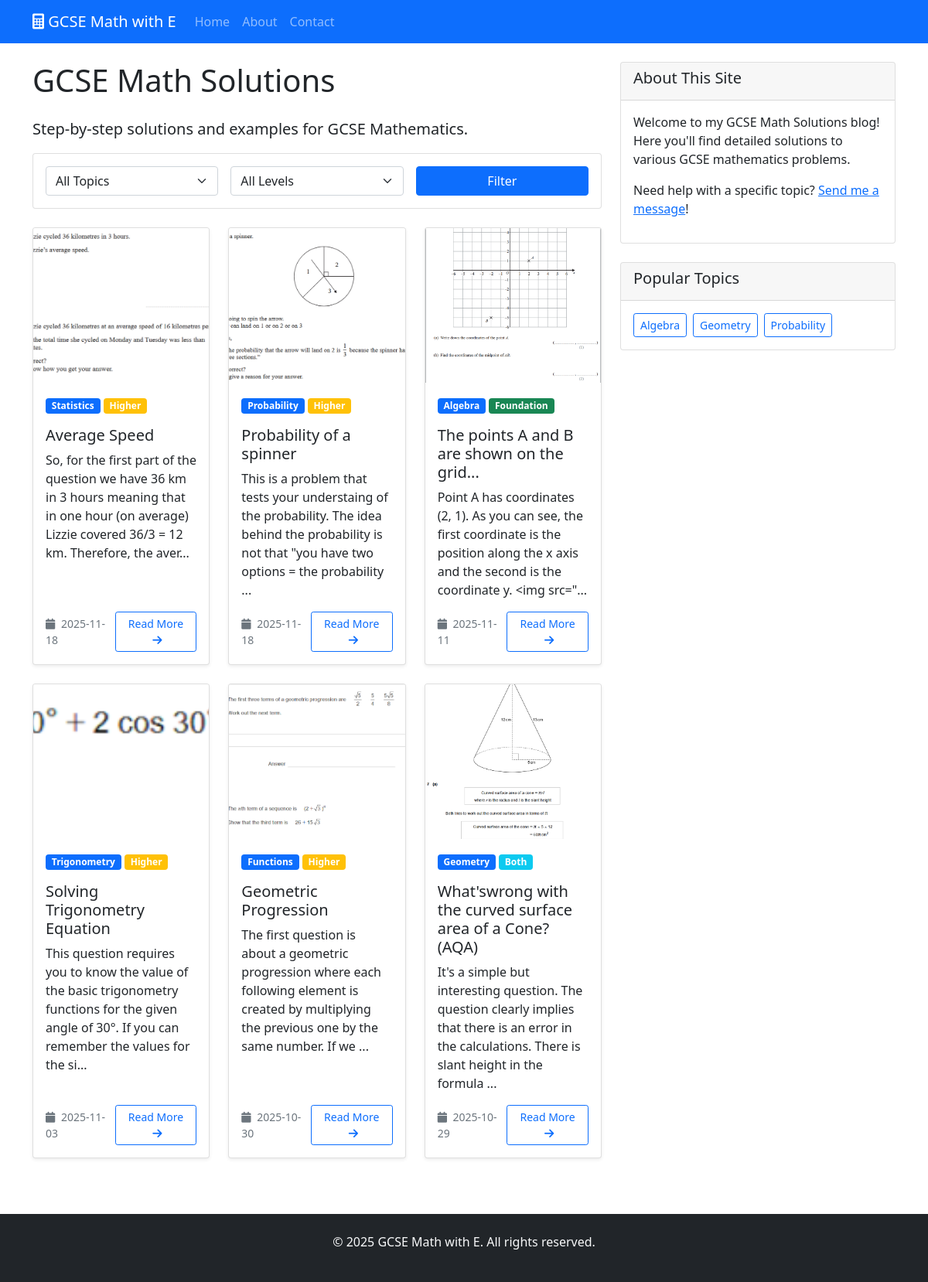
Before: / with the older database file.
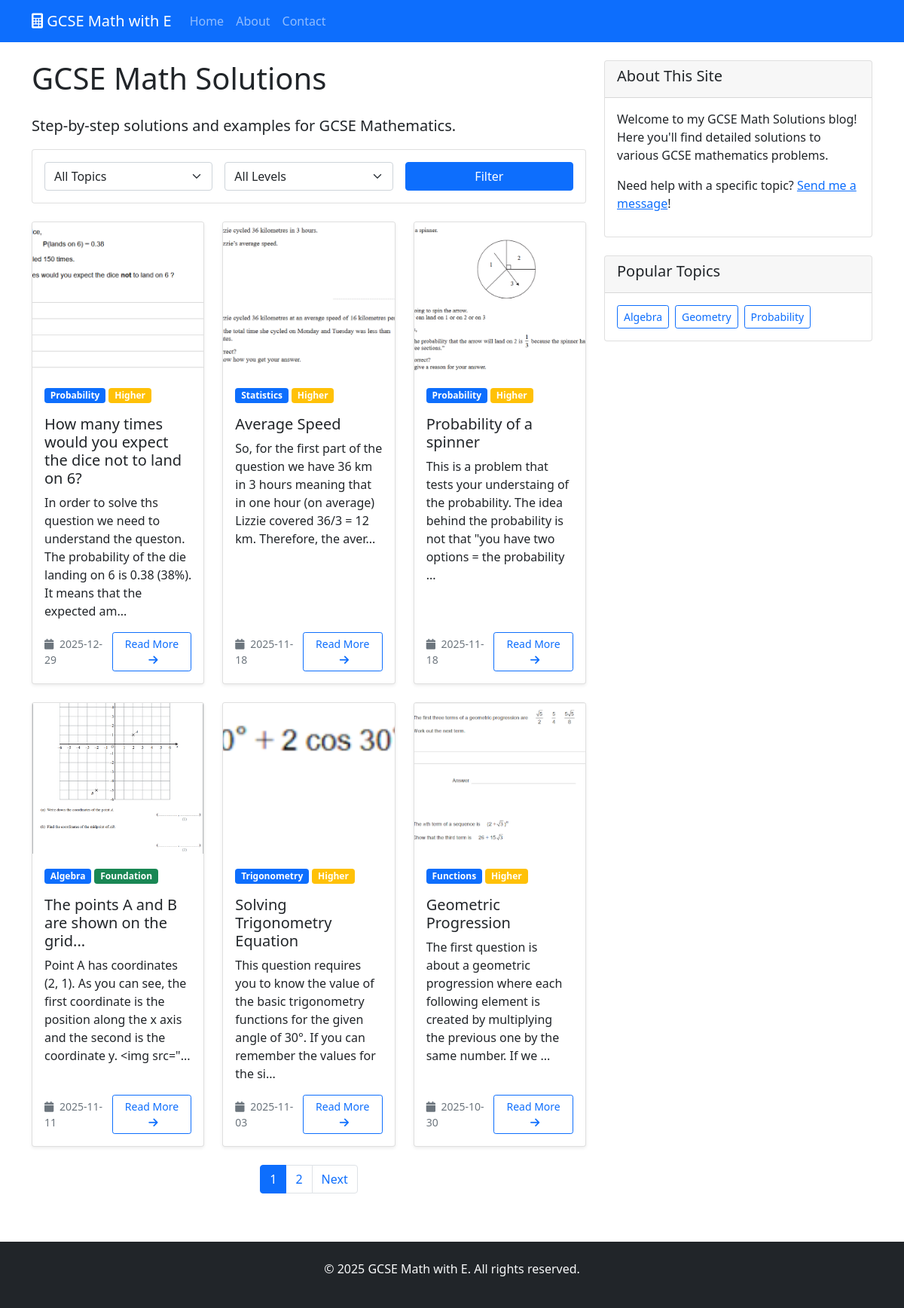
After: the same page with the newer database file.
### tables this page shows
CREATE TABLE posts (
                id INTEGER PRIMARY KEY AUTOINCREMENT,
                title TEXT NOT NULL,
                content TEXT NOT NULL,
                topic TEXT NOT NULL,
                difficulty TEXT,
                image_path TEXT,
                is_published BOOLEAN DEFAULT TRUE,
                created_at TIMESTAMP DEFAULT CURRENT_TIMESTAMP,
                updated_at TIMESTAMP DEFAULT CURRENT_TIMESTAMP
            );

### main.py (the view)
@app.route('/')
def index():
    page = request.args.get('page', 1, type=int)
    topic = request.args.get('topic', '')
    difficulty = request.args.get('difficulty', '')
    db = get_db()
    query = 'SELECT * FROM posts WHERE is_published = 1'
    params = []
    if topic:
        query += ' AND topic = ?'
        params.append(topic)
    if difficulty and difficulty != 'all':
        query += ' AND (difficulty = ? OR difficulty = ?)'
        params.extend([difficulty, 'both'])
    query += ' ORDER BY created_at DESC LIMIT 6 OFFSET ?'
    params.append((page - 1) * 6)
    posts = db.execute(query, params).fetchall()
    count_query = 'SELECT COUNT(*) FROM posts WHERE is_published = 1'
    count_params = []
    if topic:
        count_query += ' AND topic = ?'
        count_params.append(topic)
    if difficulty and difficulty != 'all':
        count_query += ' AND (difficulty = ? OR difficulty = ?)'
        count_params.extend([difficulty, 'both'])
    total_posts = db.execute(count_query, count_params).fetchone()[0]
    total_pages = (total_posts + 5) // 6 if total_posts > 0 else 1
    return render_template('index.html',
                           posts=posts,
                           topic=topic,
                           difficulty=difficulty,
                           current_page=page,
                           total_pages=total_pages)

### main.py (called while the page is built)
def get_db():
    conn = sqlite3.connect(app.config['DATABASE'])
    conn.row_factory = sqlite3.Row
    return conn

### templates/index.html (shortened to what the changed rows need)
{% extends "base.html" %}
{% block content %}
<div class="row">
    <div class="col-md-8">
        <h1 class="mb-4">GCSE Math Solutions</h1>
        {% if posts %}
            <div class="row">
                {% for post in posts %}
                <div class="col-md-6 col-lg-4 mb-4">
                    <div class="card h-100 shadow-sm">
                        {% if post.image_path %}
                        <img src="{{ url_for('static', filename='uploads/' + post.image_path) }}"
                             class="card-img-top" alt="{{ post.title }}"
                             style="height: 200px; object-fit: cover;">
                        {% else %}
                        <div class="card-img-top bg-light d-flex align-items-center justify-content-center"
                             style="height: 200px;">
                            <i class="fas fa-calculator fa-3x text-muted"></i>
                        </div>
                        {% endif %}
                        <div class="card-body d-flex flex-column">
                            <div class="mb-2">
                                <span class="badge bg-primary mb-2">{{ post.topic|title }}</span>
                                {% if post.difficulty %}
                                <span class="badge bg-{{ 'success' if post.difficulty == 'foundation' else 'warning' if post.difficulty == 'higher' else 'info' }}">
                                    {{ post.difficulty|title }}
                                </span>
                                {% endif %}
                            </div>
                            <h5 class="card-title">{{ post.title }}</h5>
                            <p class="card-text flex-grow-1">
                                {% if post.content|length > 150 %}
                                    {{ post.content[:150] }}...
                                {% else %}
                                    {{ post.content }}
                                {% endif %}
                            </p>
                            <div class="mt-auto">
                                <div class="d-flex justify-content-between align-items-center">
                                    <small class="text-muted">
                                        <i class="fas fa-calendar me-1"></i>
                                        {{ post.created_at[:10] }}
                                    </small>
                                    <a href="{{ url_for('show_post', post_id=post.id) }}"
                                       class="btn btn-outline-primary btn-sm">
                                        Read More <i class="fas fa-arrow-right ms-1"></i>
                                    </a>
                                </div>
                            </div>
                        </div>
                    </div>
                </div>
                {% endfor %}
            </div>
            {% if total_pages > 1 %}
            <nav aria-label="Page navigation">
                <ul class="pagination justify-content-center">
                    {% for page_num in range(1, total_pages + 1) %}
                        <li class="page-item {% if page_num == current_page %}active{% endif %}">
                            <a class="page-link" href="{{ url_for('index', page=page_num, topic=topic, difficulty=difficulty) }}">{{ page_num }}</a>
                        </li>
                    {% endfor %}
                    {% if current_page < total_pages %}
                        <li class="page-item">
                            <a class="page-link" href="{{ url_for('index', page=current_page+1, topic=topic, difficulty=difficulty) }}">Next</a>
                        </li>
                    {% endif %}
                </ul>
            </nav>
            {% endif %}
        {% else %}
            <div class="alert alert-info">
                No posts found matching your criteria.
            </div>
        {% endif %}
    </div>
</div>
{% endblock %}

Changed rows visible on the page:
no longer on this page (row unchanged): posts: image_path (picture), topic "Geometry", difficulty "Both", title "What'swrong with the curved surface area of a Cone? (AQA)", content "It's a simple but interesting question. The question clearly implies that there is an error in the calculations. There is slant height in the formula", created_at "2025-10-29"
added posts: image_path (picture), topic "Probability", difficulty "Higher", title "How many times would you expect the dice not to land on 6?", content "In order to solve ths question we need to understand the queston. The probability of the die landing on 6 is 0.38 (38%). It means that the expected am", created_at "2025-12-29"
Other visible differences:
new list line: "1"
new list line: "2"
text now shown: "Next"
